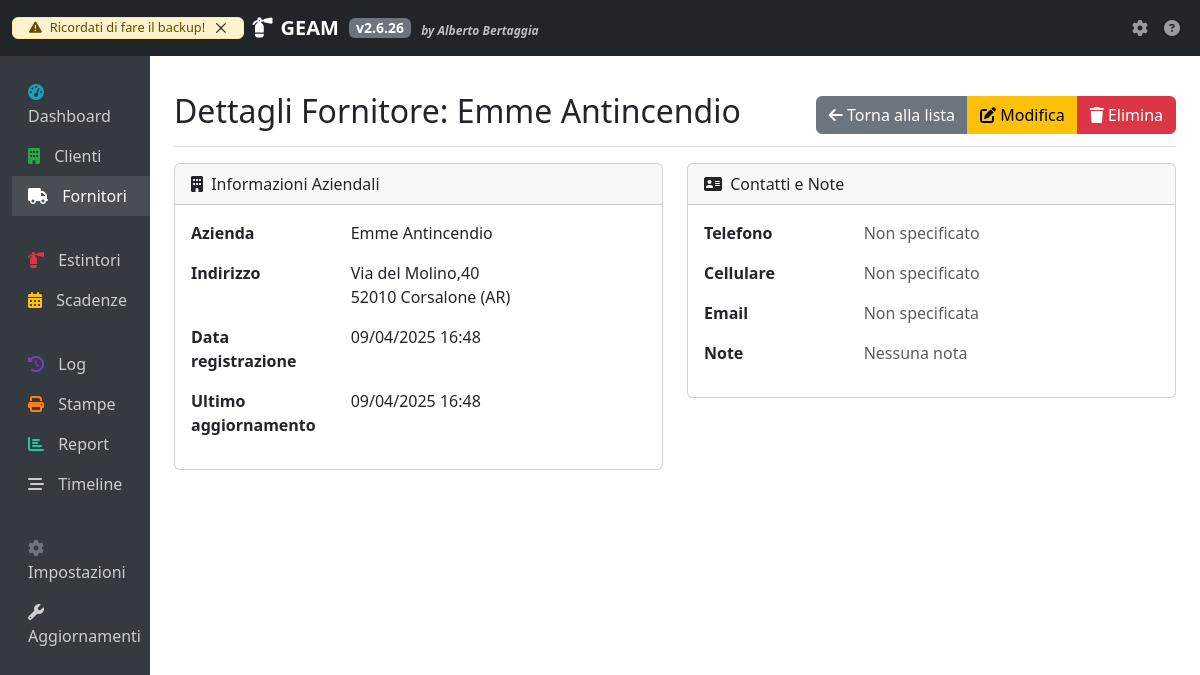
The app's page /fornitori/1 with its own data.
### app/models/fornitore.py (models this page shows, shortened)
class Fornitore(db.Model):
    __tablename__ = 'fornitori'
    id = db.Column(db.Integer, primary_key=True)
    azienda = db.Column(db.String(100), nullable=False, unique=True)
    indirizzo = db.Column(db.String(150), nullable=False)
    cap = db.Column(db.String(5), nullable=False)
    provincia = db.Column(db.String(2), nullable=False)
    comune = db.Column(db.String(100), nullable=False)
    telefono = db.Column(db.String(20), nullable=True)
    cellulare = db.Column(db.String(15), nullable=True)
    email = db.Column(db.String(120), nullable=True)
    note = db.Column(db.Text, nullable=True)
    created_at = db.Column(db.DateTime, default=datetime.now)
    updated_at = db.Column(db.DateTime, default=datetime.now, onupdate=datetime.now)

### app/views/fornitori.py (the view)
@fornitori_bp.route('/<int:id>')
def visualizza(id):
    fornitore = Fornitore.query.get_or_404(id)
    return render_template('fornitori/visualizza.html',
                          fornitore=fornitore,
                          now=datetime.now())

### app/version.py (called while the page is built, shortened)
def get_config_path():
    instance_path = current_app.instance_path
    return os.path.join(instance_path, CONFIG_FILE)

def load_config():
    config_path = get_config_path()
    try:
        with open(config_path, 'r') as f:
            return json.load(f)
    except Exception as e:
        current_app.logger.error(f"Errore nel caricamento della configurazione: {str(e)}")
        return {
            "version": {
                "major": 1,
                "minor": 0,
                "patch": 0
            },
            "last_update": datetime.datetime.now().strftime('%Y-%m-%d %H:%M:%S')
        }

def get_version():
    config = load_config()
    version = config.get('version', {"major": 1, "minor": 0, "patch": 0})
    return f"{version['major']}.{version['minor']}.{version['patch']}"

### app/templates/fornitori/visualizza.html (shortened to what this page needs)
{% extends "base.html" %}
{% block page_title %}Dettagli Fornitore: {{ fornitore.azienda }}{% endblock %}
{% block page_actions %}
<div class="btn-group">
    <a href="{{ url_for('fornitori.index') }}" class="btn btn-secondary">
        <i class="fas fa-arrow-left"></i> Torna alla lista
    </a>
    <a href="{{ url_for('fornitori.modifica', id=fornitore.id) }}" class="btn btn-warning">
        <i class="fas fa-edit"></i> Modifica
    </a>
    <button type="button" class="btn btn-danger" onclick="confermaEliminazione('{{ fornitore.azienda }}', '{{ url_for('fornitori.elimina', id=fornitore.id) }}')">
        <i class="fas fa-trash"></i> Elimina
    </button>
</div>
{% endblock %}
{% block content %}
<div class="row">
    <div class="col-md-6">
        <div class="card mb-4">
            <div class="card-header">
                <i class="fas fa-building me-1"></i>
                Informazioni Aziendali
            </div>
            <div class="card-body">
                <div class="row mb-3">
                    <div class="col-md-4 fw-bold">Azienda</div>
                    <div class="col-md-8">{{ fornitore.azienda }}</div>
                </div>
                <div class="row mb-3">
                    <div class="col-md-4 fw-bold">Indirizzo</div>
                    <div class="col-md-8">
                        {{ fornitore.indirizzo }}<br>
                        {{ fornitore.cap }} {{ fornitore.comune }} ({{ fornitore.provincia }})
                    </div>
                </div>
                <div class="row mb-3">
                    <div class="col-md-4 fw-bold">Data registrazione</div>
                    <div class="col-md-8">{{ fornitore.created_at.strftime('%d/%m/%Y %H:%M') }}</div>
                </div>
                <div class="row mb-3">
                    <div class="col-md-4 fw-bold">Ultimo aggiornamento</div>
                    <div class="col-md-8">{{ fornitore.updated_at.strftime('%d/%m/%Y %H:%M') }}</div>
                </div>
            </div>
        </div>
    </div>
    <div class="col-md-6">
        <div class="card mb-4">
            <div class="card-header">
                <i class="fas fa-address-card me-1"></i>
                Contatti e Note
            </div>
            <div class="card-body">
                <div class="row mb-3">
                    <div class="col-md-4 fw-bold">Telefono</div>
                    <div class="col-md-8">
                        {% if fornitore.telefono %}
                            <a href="tel:{{ fornitore.telefono }}" class="text-decoration-none">
                                <i class="fas fa-phone text-primary me-2"></i>{{ fornitore.telefono }}
                            </a>
                        {% else %}
                            <span class="text-muted">Non specificato</span>
                        {% endif %}
                    </div>
                </div>
                <div class="row mb-3">
                    <div class="col-md-4 fw-bold">Cellulare</div>
                    <div class="col-md-8">
                        {% if fornitore.cellulare %}
                            <a href="tel:{{ fornitore.cellulare }}" class="text-decoration-none">
                                <i class="fas fa-mobile-alt text-success me-2"></i>{{ fornitore.cellulare }}
                            </a>
                        {% else %}
                            <span class="text-muted">Non specificato</span>
                        {% endif %}
                    </div>
                </div>
                <div class="row mb-3">
                    <div class="col-md-4 fw-bold">Email</div>
                    <div class="col-md-8">
                        {% if fornitore.email %}
                            <a href="mailto:{{ fornitore.email }}" class="text-decoration-none">
                                <i class="fas fa-envelope text-info me-2"></i>{{ fornitore.email }}
                            </a>
                        {% else %}
                            <span class="text-muted">Non specificata</span>
                        {% endif %}
                    </div>
                </div>
                <div class="row mb-3">
                    <div class="col-md-4 fw-bold">Note</div>
                    <div class="col-md-8">
                        {% if fornitore.note %}
                            {{ fornitore.note|nl2br }}
                        {% else %}
                            <span class="text-muted">Nessuna nota</span>
                        {% endif %}
                    </div>
                </div>
            </div>
        </div>
    </div>
</div>
{% endblock %}

### records on screen
Fornitore: azienda "Emme Antincendio", indirizzo "Via del Molino,40", cap "52010", comune "Corsalone", provincia "AR", created_at "09/04/2025 16:48", updated_at "09/04/2025 16:48"

### other values on screen
{{ version }} "2.6.26"
